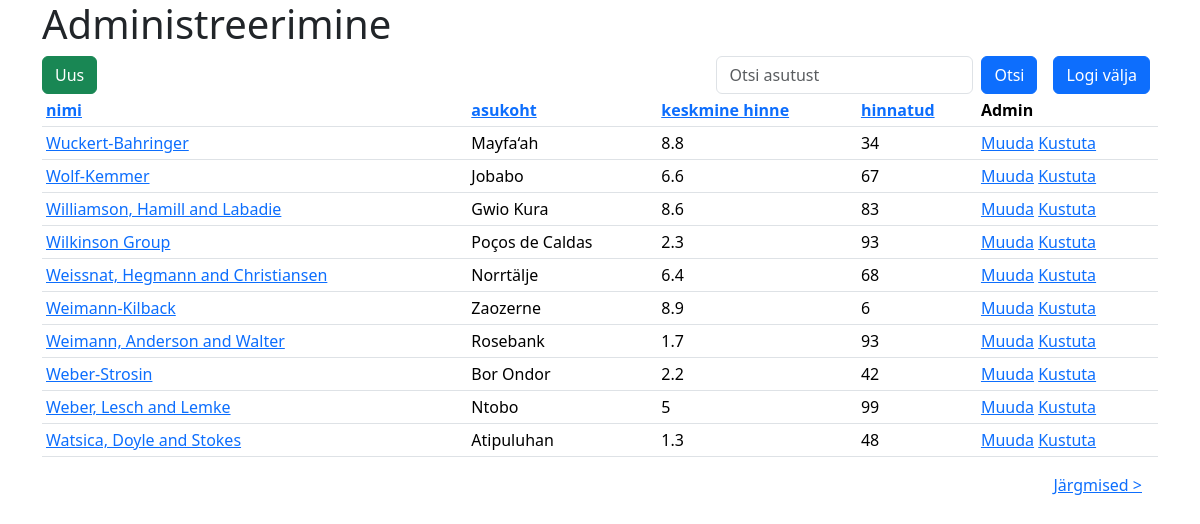
The app's page /admin/index.php?sort_by=nimi&order=desc (signed in) with its own data.
### tables this page shows
CREATE TABLE `toidukohad` (
  `id` int(6) NOT NULL,
  `nimi` varchar(255) NOT NULL,
  `asukoht` varchar(255) NOT NULL,
  `k_hinne` double NOT NULL,
  `hinnatud` int(6) NOT NULL
);

### admin/index.php (the view, shortened to what this page needs)
<?php
include("../config.php");
?>
<!doctype html>
<html lang="en">
  <head>
    <link href="https://cdn.jsdelivr.net/npm/bootstrap@5.3.3/dist/css/bootstrap.min.css" rel="stylesheet">
  </head>
  <body>
  <?php
    $search_query = "";
    $limit = 10;
    $offset = 0;
    $sort_by = isset($_GET['sort_by']) ? $_GET['sort_by'] : 'nimi';
    $order = isset($_GET['order']) && ($_GET['order'] == 'desc') ? 'desc' : 'asc';
    if (!empty($_GET["s"])) {
        $search_query = mysqli_real_escape_string($yhendus, $_GET["s"]);
        $paring = "SELECT * FROM toidukohad WHERE nimi LIKE '%$search_query%' ORDER BY $sort_by $order LIMIT $offset, $limit";
    } else {
        $paring = "SELECT * FROM toidukohad ORDER BY $sort_by $order LIMIT $offset, $limit";
        }
    $valjund = mysqli_query($yhendus, $paring);
    ?>
    <div class="container">
         <h1 class="me-3">Administreerimine</h1>
        <div class="d-flex align-items-center justify-content-between me-2 ">
            <form class="d-flex me-3" method="get" action="edit.php">
                <button class="btn btn-success" type="submit">Uus</button>
            </form>
            <div class="d-inline-flex">
            <form class="d-flex me-3" method="get" action="">
                <input class="form-control me-2" type="text" name="s" placeholder="Otsi asutust">
                <button class="btn btn-primary" type="submit">Otsi</button>
            </form>
             <form  action="logout.php" method="post" class="">
                  <input class="btn btn-primary" type="submit" value="Logi välja" name="logout">
                </form>
              </div>
        </div>
        <table class="table table-sm">
            <thead>
                <tr>
                <th><a href="?sort_by=nimi&order=<?php echo ($sort_by == 'nimi' && $order == 'asc') ? 'desc' : 'asc'; ?>">nimi</a></th>
                <th><a href="?sort_by=asukoht&order=<?php echo ($sort_by == 'asukoht' && $order == 'asc') ? 'desc' : 'asc'; ?>">asukoht</a></th>
                <th><a href="?sort_by=k_hinne&order=<?php echo ($sort_by == 'k_hinne' && $order == 'asc') ? 'desc' : 'asc'; ?>">keskmine hinne</a></th>
                <th><a href="?sort_by=hinnatud&order=<?php echo ($sort_by == 'hinnatud' && $order == 'asc') ? 'desc' : 'asc'; ?>">hinnatud</a></th>
                <th>Admin</th>
                </tr>
            </thead>
            <tbody>
    <?php
    if ($valjund && mysqli_num_rows($valjund) > 0) {
        while ($rida = mysqli_fetch_assoc($valjund)) {
    ?>
    <tr>
        <td>
            <a href="../review.php?id=<?php echo $rida['id']; ?>">
                <?php echo $rida['nimi']; ?>
            </a>
        </td>
        <td><?php echo $rida['asukoht']; ?></td>
        <td><?php echo $rida['k_hinne']; ?></td>
        <td><?php echo $rida['hinnatud']; ?></td>
        <td>
        <a href="edit.php?id=<?php echo $rida['id']; ?>&do=edit" class="link">Muuda</a>
        <a href="edit.php?id=<?php echo $rida['id']; ?>&do=del" class="link"
           onclick="return confirm('Kas oled kindel, et soovid kustutada?');">Kustuta</a>
    </td>
    </tr>
    <?php
        }
    } else {
        echo "<tr><td colspan='4'>Tulemusi ei ole</td></tr>";
    }
    ?>
</tbody>
        </table>
        <div class="d-flex justify-content-end">
            <?php if ($valjund && mysqli_num_rows($valjund) == $limit): ?>
                <a href="?next=<?php echo $offset + $limit; ?>&s=<?php echo $search_query; ?>&sort_by=<?php echo $sort_by; ?>&order=<?php echo $order; ?>" class="me-3">Järgmised &gt;</a>
            <?php endif; ?>
        </div>
    </div>
  </body>
</html>

### records on screen
toidukohad: nimi "Wuckert-Bahringer", asukoht "Mayfa‘ah", k_hinne "8.8", hinnatud "34"
toidukohad: nimi "Wolf-Kemmer", asukoht "Jobabo", k_hinne "6.6", hinnatud "67"
toidukohad: nimi "Williamson, Hamill and Labadie", asukoht "Gwio Kura", k_hinne "8.6", hinnatud "83"
toidukohad: nimi "Wilkinson Group", asukoht "Poços de Caldas", k_hinne "2.3", hinnatud "93"
toidukohad: nimi "Weissnat, Hegmann and Christiansen", asukoht "Norrtälje", k_hinne "6.4", hinnatud "68"
toidukohad: nimi "Weimann-Kilback", asukoht "Zaozerne", k_hinne "8.9", hinnatud "6"
toidukohad: nimi "Weimann, Anderson and Walter", asukoht "Rosebank", k_hinne "1.7", hinnatud "93"
toidukohad: nimi "Weber-Strosin", asukoht "Bor Ondor", k_hinne "2.2", hinnatud "42"
toidukohad: nimi "Weber, Lesch and Lemke", asukoht "Ntobo", k_hinne "5", hinnatud "99"
toidukohad: nimi "Watsica, Doyle and Stokes", asukoht "Atipuluhan", k_hinne "1.3", hinnatud "48"
